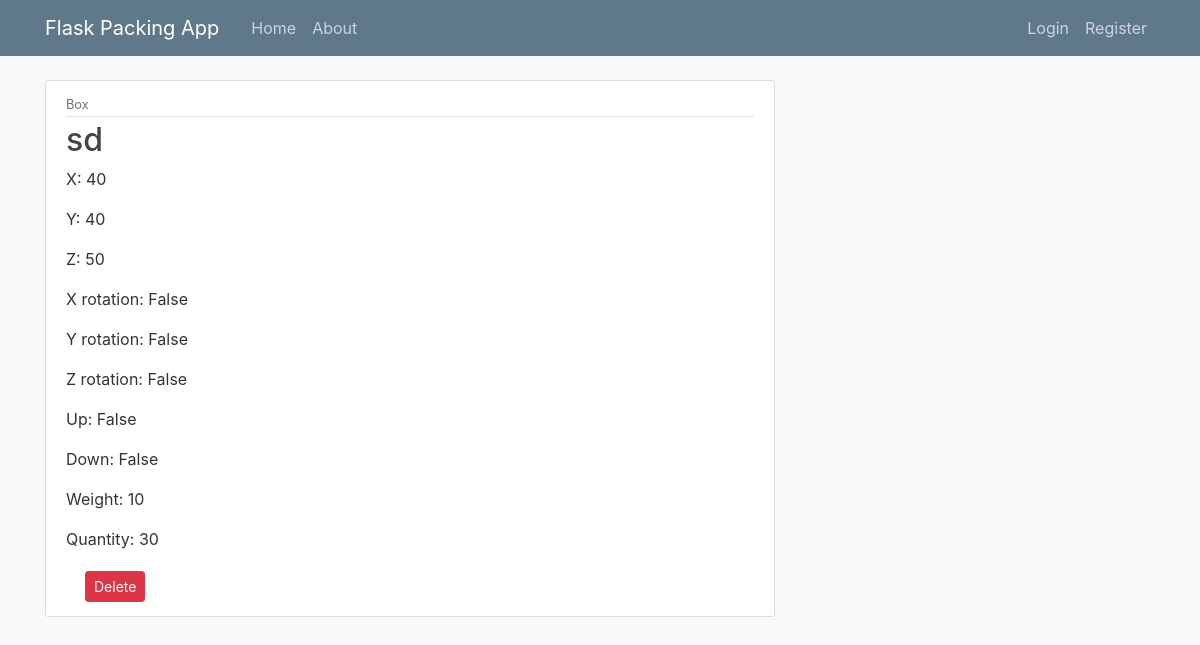
The app's page /packing1/3/box/8/ with its own data.
### flasksite/models.py (models this page shows, shortened)
class Box(db.Model):
    id = db.Column(db.Integer, primary_key=True)
    name = db.Column(db.String(100), nullable=False)
    x = db.Column(db.Integer, nullable=False)
    y = db.Column(db.Integer, nullable=False)
    z = db.Column(db.Integer, nullable=False)
    r_x = db.Column(db.Boolean, default=False, nullable=False)
    r_y = db.Column(db.Boolean, default=False, nullable=False)
    r_z = db.Column(db.Boolean, default=False, nullable=False)
    up = db.Column(db.Boolean, default=False, nullable=False)
    down = db.Column(db.Boolean, default=False, nullable=False)
    weight = db.Column(db.Integer, nullable=False)
    quantity = db.Column(db.Integer, nullable=False)
    packing_id = db.Column(db.Integer, db.ForeignKey('packing.id'), nullable=False)

### flasksite/routes.py (the view)
@app.route('/packing1/<int:packing_id>/box/<int:box_id>/')
def box(box_id, packing_id):
    box = Box.query.get_or_404(box_id)
    packing_id=box.packing_id
    return render_template('box.html', box = box, packing_id=packing_id)

### flasksite/templates/box.html (shortened to what this page needs)
{% extends "layout.html" %}
{% block content %}
    <article class="media content-section">
        <div class="media-body">
            <div class="article-metadata">
                <small class="text-muted">Box</small>
            </div>
            <h2 class="article-title">{{ box.name }}</h2>
            <p class="article-content">X:   {{ box.x }}</p>
            <p class="article-content">Y:   {{ box.y }}</p>
            <p class="article-content">Z:   {{ box.z }}</p>
            <p class="article-content">X rotation:   {{ box.r_x }}</p>
            <p class="article-content">Y rotation:   {{ box.r_y }}</p>
            <p class="article-content">Z rotation:   {{ box.r_z }}</p>
            <p class="article-content">Up:   {{ box.up }}</p>
            <p class="article-content">Down:   {{ box.down }}</p>
            <p class="article-content">Weight:  {{ box.weight }}</p>
            <p class="article-content">Quantity:  {{ box.quantity }}</p>
            <div class="container">
                <button type="button" class="btn btn-danger btn-sm m-1" data-toggle="modal" data-target="#deleteModal">Delete</button>
            </div>
        </div>
    </article>
{% endblock content %}

### flasksite/static/main.css (style rules this page uses)
body { background: #fafafa; color: #333333; margin-top: 5rem; }
h1, h2, h3, h4, h5, h6 { color: #444444; }
.content-section { background: #ffffff; padding: 10px 20px; border: 1px solid #dddddd; border-radius: 3px; margin-bottom: 20px; }
.article-title { color: #444444; }
.article-content { white-space: pre-line; }
.article-metadata { padding-bottom: 1px; margin-bottom: 4px; border-bottom: 1px solid #e3e3e3 }

### records on screen
Box: name "sd", x "40", y "40", z "50", r_x "False", r_y "False", r_z "False", up "False", down "False", weight "10", quantity "30"
